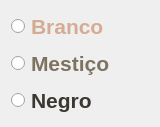
  <widget class="QWidget" name="verticalLayoutWidget_2">
   <property name="geometry">
    <rect>
     <x>210</x>
     <y>150</y>
     <width>160</width>
     <height>111</height>
    </rect>
   </property>
   <layout class="QVBoxLayout" name="verticalLayout_2">
    <item>
     <widget class="QRadioButton" name="radioButton_4">
      <property name="palette">
       <palette>
        <active>
         <colorrole role="WindowText">
          <brush brushstyle="SolidPattern">
           <color alpha="255">
            <red>214</red>
            <green>171</green>
            <blue>147</blue>
           </color>
          </brush>
         </colorrole>
        </active>
        <inactive>
         <colorrole role="WindowText">
          <brush brushstyle="SolidPattern">
           <color alpha="255">
            <red>214</red>
            <green>171</green>
            <blue>147</blue>
           </color>
          </brush>
         </colorrole>
        </inactive>
        <disabled>
         <colorrole role="WindowText">
          <brush brushstyle="SolidPattern">
           <color alpha="255">
            <red>120</red>
            <green>120</green>
            <blue>120</blue>
           </color>
          </brush>
         </colorrole>
        </disabled>
       </palette>
      </property>
      <property name="font">
       <font>
        <family>Arial</family>
        <pointsize>16</pointsize>
        <weight>75</weight>
        <bold>true</bold>
       </font>
      </property>
      <property name="text">
       <string>Branco</string>
      </property>
     </widget>
    </item>
    <item>
     <widget class="QRadioButton" name="radioButton_5">
      <property name="palette">
       <palette>
        <active>
         <colorrole role="WindowText">
          <brush brushstyle="SolidPattern">
           <color alpha="255">
            <red>126</red>
            <green>115</green>
            <blue>97</blue>
           </color>
          </brush>
         </colorrole>
        </active>
        <inactive>
         <colorrole role="WindowText">
          <brush brushstyle="SolidPattern">
           <color alpha="255">
            <red>126</red>
            <green>115</green>
            <blue>97</blue>
           </color>
          </brush>
         </colorrole>
        </inactive>
        <disabled>
         <colorrole role="WindowText">
          <brush brushstyle="SolidPattern">
           <color alpha="255">
            <red>120</red>
            <green>120</green>
            <blue>120</blue>
           </color>
          </brush>
         </colorrole>
        </disabled>
       </palette>
      </property>
      <property name="font">
       <font>
        <family>Arial</family>
        <pointsize>16</pointsize>
        <weight>75</weight>
        <bold>true</bold>
       </font>
      </property>
      <property name="text">
       <string>Mestiço</string>
      </property>
     </widget>
    </item>
    <item>
     <widget class="QRadioButton" name="radioButton_6">
      <property name="palette">
       <palette>
        <active>
         <colorrole role="WindowText">
          <brush brushstyle="SolidPattern">
           <color alpha="255">
            <red>59</red>
            <green>56</green>
            <blue>50</blue>
           </color>
          </brush>
         </colorrole>
        </active>
        <inactive>
         <colorrole role="WindowText">
          <brush brushstyle="SolidPattern">
           <color alpha="255">
            <red>59</red>
            <green>56</green>
            <blue>50</blue>
           </color>
          </brush>
         </colorrole>
        </inactive>
        <disabled>
         <colorrole role="WindowText">
          <brush brushstyle="SolidPattern">
           <color alpha="255">
            <red>120</red>
            <green>120</green>
            <blue>120</blue>
           </color>
          </brush>
         </colorrole>
        </disabled>
       </palette>
      </property>
      <property name="font">
       <font>
        <family>Arial</family>
        <pointsize>16</pointsize>
        <weight>75</weight>
        <bold>true</bold>
       </font>
      </property>
      <property name="text">
       <string>Negro</string>
      </property>
     </widget>
    </item>
   </layout>
  </widget>
